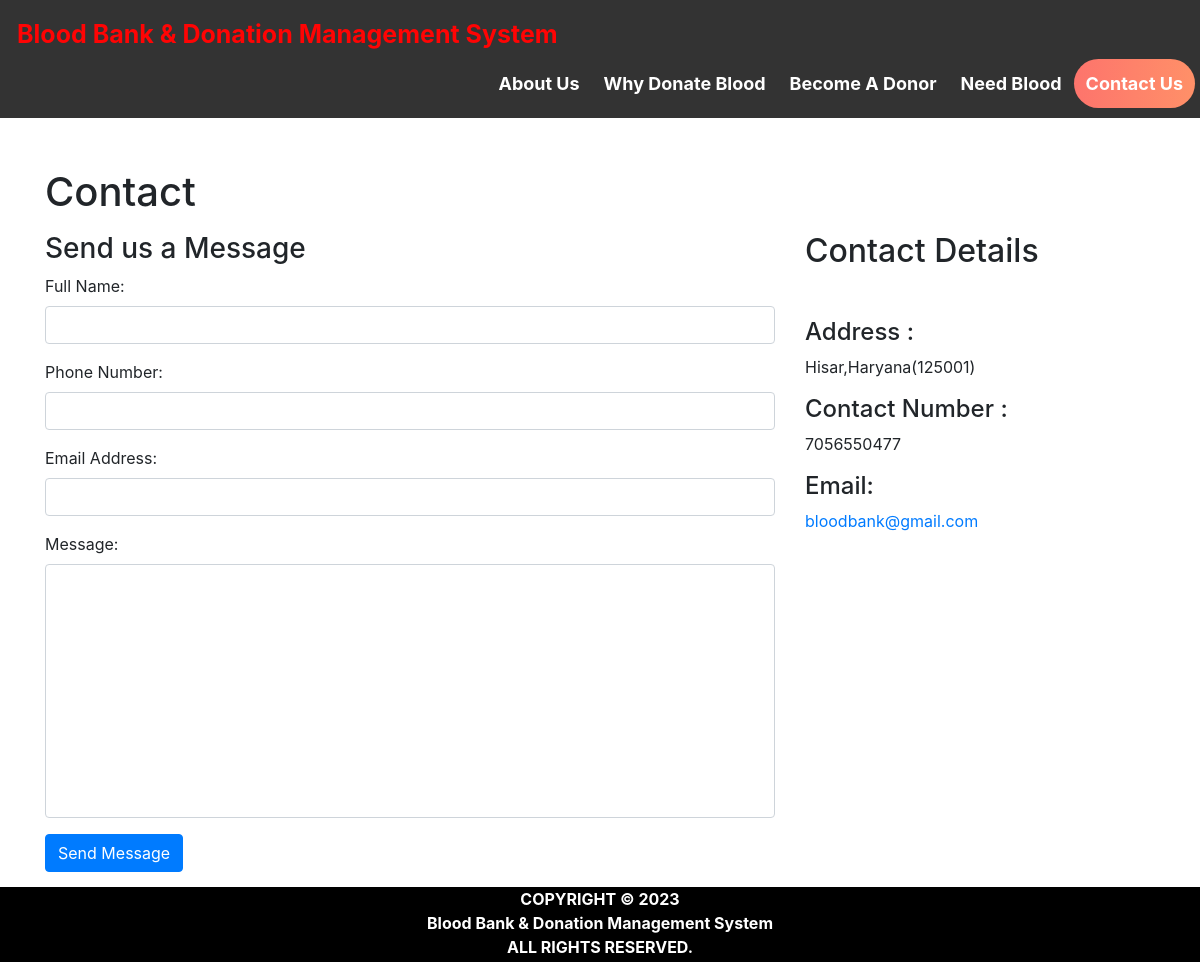
The app's page /contact_us.php, older data.
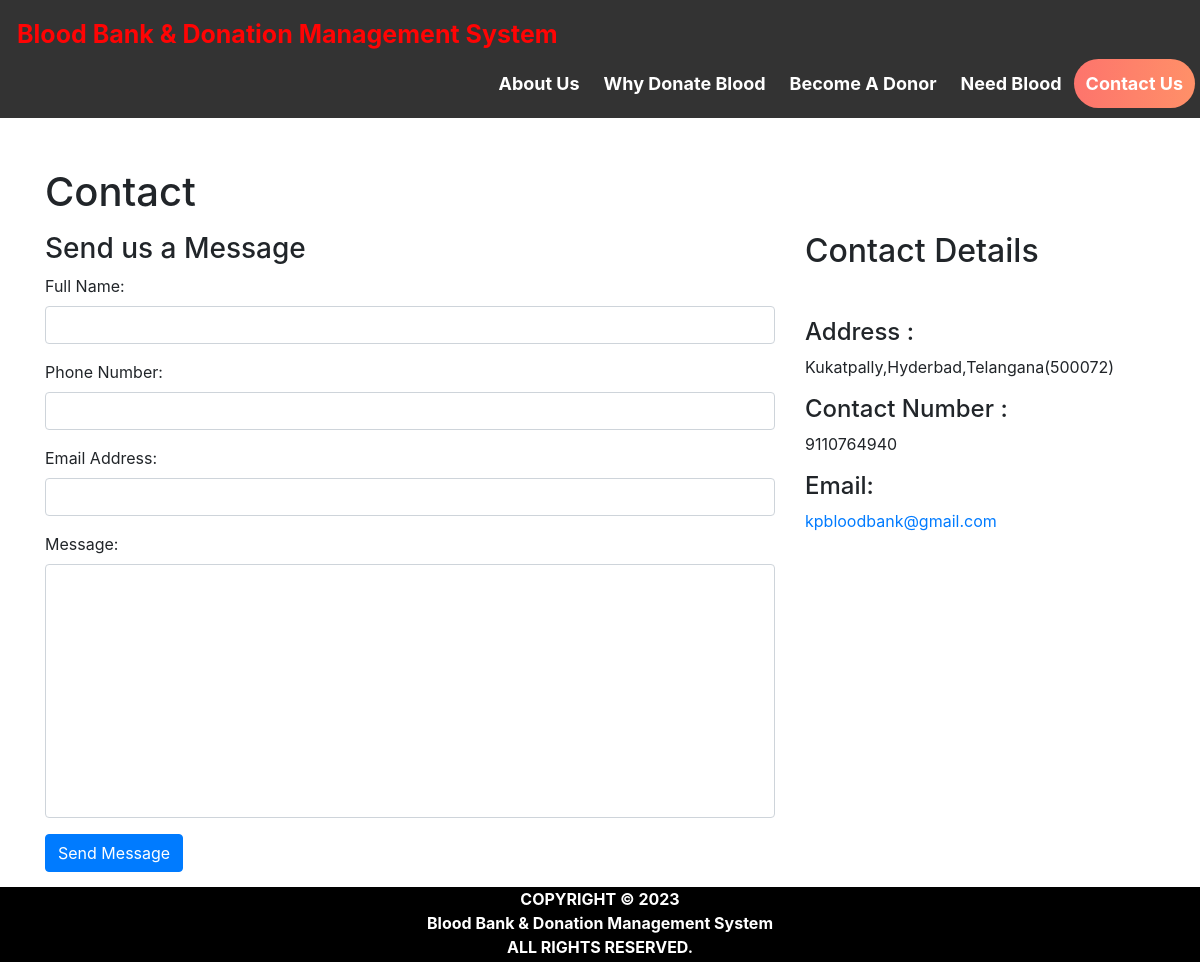
The same page, newer data.
### tables this page shows
CREATE TABLE `contact_info` (
  `contact_id` int(11) NOT NULL,
  `contact_address` varchar(100) NOT NULL,
  `contact_mail` varchar(50) NOT NULL,
  `contact_phone` varchar(100) NOT NULL
);

### contact_us.php (the view, shortened to what this page needs)
<html>
<head>
  <link rel="stylesheet" href="https://maxcdn.bootstrapcdn.com/bootstrap/4.5.2/css/bootstrap.min.css">
</head>
<body>
<?php $active ='contact';
include 'head.php'; ?>
<div id="page-container" style="margin-top:50px; position: relative;min-height: 84vh;">
  <div class="container">
  <div id="content-wrap" style="padding-bottom:50px;">
    <h1 class="mt-4 mb-3">Contact</h1>
    <div class="row">
      <div class="col-lg-8 mb-4">
        <h3>Send us a Message</h3>
        <form name="sentMessage"  method="post">
            <div class="control-group form-group">
                <div class="controls">
                    <label>Full Name:</label>
                    <input type="text" class="form-control" id="name" name="fullname" required>
                </div>
            </div>
            <div class="control-group form-group">
                <div class="controls">
                    <label>Phone Number:</label>
                    <input type="tel" class="form-control" id="phone" name="contactno"  required >
                </div>
            </div>
            <div class="control-group form-group">
                <div class="controls">
                    <label>Email Address:</label>
                    <input type="email" class="form-control" id="email" name="email" required>
                </div>
            </div>
            <div class="control-group form-group">
                <div class="controls">
                    <label>Message:</label>
                    <textarea rows="10" cols="100" class="form-control" id="message" name="message" required  maxlength="999" style="resize:none"></textarea>
                </div>
            </div>
            <button type="submit" name="send"  class="btn btn-primary">Send Message</button>
        </form>
    </div>
    <div class="col-lg-4 mb-4">
        <h2>Contact Details</h2>
        <?php
          include 'conn.php';
          $sql= "select * from contact_info";
          $result=mysqli_query($conn,$sql);
          if(mysqli_num_rows($result)>0)   {
              while($row = mysqli_fetch_assoc($result)) { ?>
        <br>
        <p>
            <h4>Address :</h4><?php echo $row['contact_address']; ?>
        </p>
        <p>
            <h4>Contact Number :</h4><?php echo $row['contact_phone']; ?>
        </p>
        <p>
          <h4>  Email: </h4><a href="#"><?php echo $row['contact_mail']; ?></a>
        </p>
        <?php }
      } ?>
    </div>
</div>
</div>
</div>
<?php include 'footer.php' ?>
</div>
</body>
</html>

Row changes from the older to the newer data that the page shows:
changed contact_info: contact_address "Hisar,Haryana(125001)" → "Kukatpally,Hyderbad,Telangana(500072)"; contact_phone "7056550477" → "9110764940"; contact_mail "bloodbank@gmail.com" → "kpbloodbank@gmail.com"
